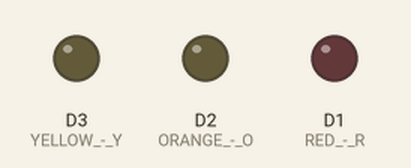
A sketch run on a simulated ESP8266 (NodeMCU). Shown: output pins drawn as LEDs (lit = HIGH).

Above: at 0.05 s.
At 0.2 s:
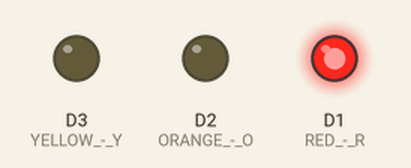
At 0.4 s:
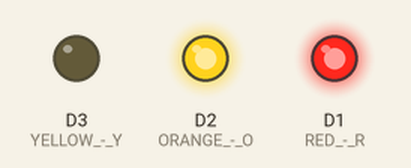
At 1.25 s:
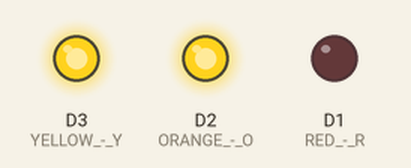
At 2.05 s:
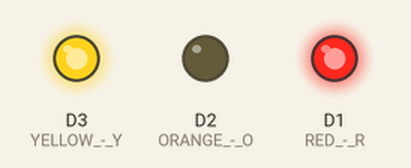
At 2.75 s:
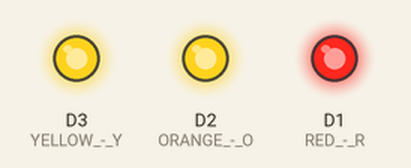
Timing chart, 0 to 3.0 s (numbered marks = the images above):
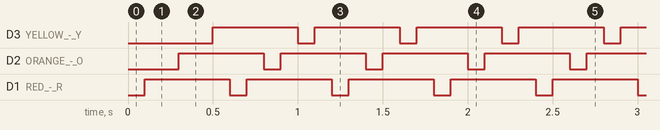

Measured:
- by itself, D3 (YELLOW_-_Y), D2 (ORANGE_-_O), D1 (RED_-_R): alternates HIGH for 0.50 s and LOW for 0.10 s

The sketch:

School_221213_Arduino_LWJ.ino
```cpp
void setup() {
  /* LED */
  pinMode(D1, OUTPUT);  // RED - R
  pinMode(D2, OUTPUT);  // ORANGE - O
  pinMode(D3, OUTPUT);  // YELLOW - Y
}

void loop() {
  digitalWrite(D1, LOW);  // R
  delay(100);
  digitalWrite(D1, HIGH);
  delay(100);

  digitalWrite(D2, LOW);  // O
  delay(100);
  digitalWrite(D2, HIGH);
  delay(100);

  digitalWrite(D3, LOW);  // Y
  delay(100);
  digitalWrite(D3, HIGH);
  delay(100);
}
```
